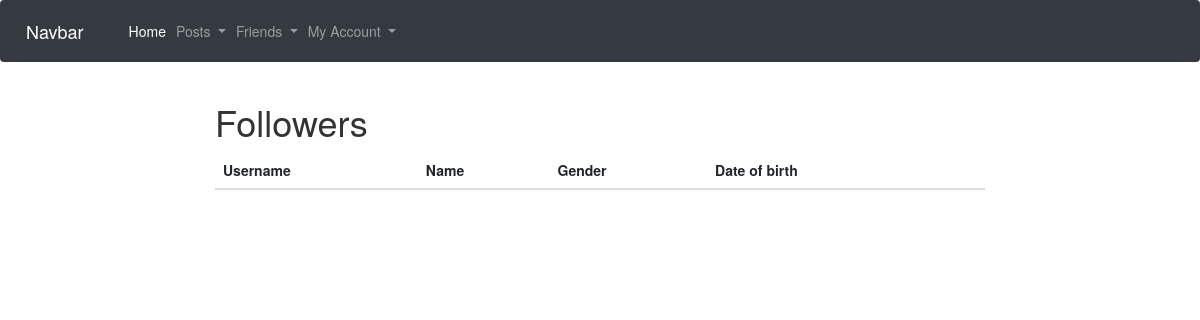
Page /followers (signed in) on the earlier database version.
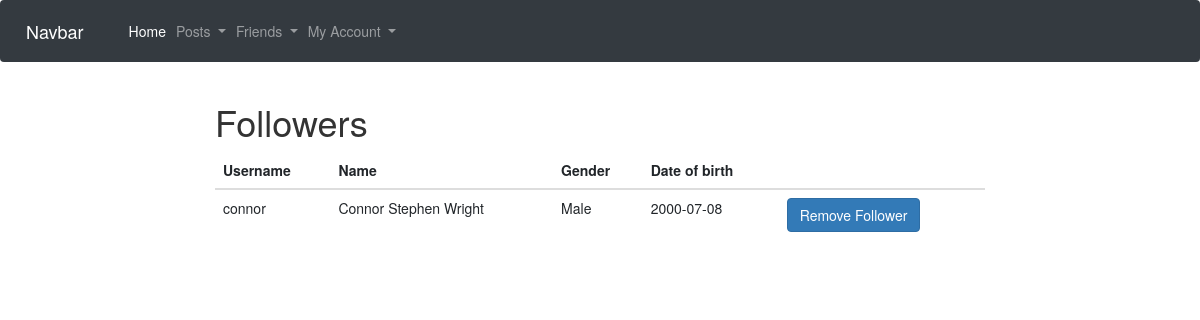
Same page on the later database version.
### app/models.py (models this page shows, shortened)
class User(UserMixin, db.Model):
    id = db.Column(db.Integer, primary_key=True)
    name = db.Column(db.String(120))
    username = db.Column(db.String(64), index=True, unique=True)
    password = db.Column(db.String(128))
    dob = db.Column(db.Date)
    gender = db.Column(db.String(20))
    posts = db.relationship('Post', backref='author', lazy='dynamic')
    friends = db.relationship('User',
                            secondary=friendship,
                            primaryjoin=id==friendship.c.user_id,
                            secondaryjoin=id==friendship.c.friend_id)

### app/views.py (the view)
@app.route('/followers', methods=['GET', 'POST'])
@login_required
def followers():
    user_id = current_user.id
    UserAlias = aliased(User)
    followers = User.query.join(UserAlias.friends).with_entities(UserAlias).filter_by(id=current_user.id)
    return render_template('followers.html', title="Followers", users=followers)

### app/models.py (called while the page is built)
@login.user_loader
def load_user(id):
    return User.query.get(int(id))

### app/templates/followers.html
{% extends "base.html" %}
{% block content %}
<h1>Followers</h1>
<table class="table">
    <thead>
      <tr>
        <th>Username</th>
        <th>Name</th>
        <th>Gender</th>
        <th>Date of birth</th>
        <th></th>
      </tr>
    </thead>
    <tbody>
    {% for user in users %}
    <tr>
      <td>{{user.username}}</td>
      <td>{{user.name}}</td>
      <td>{{user.gender}}</td>
      <td>{{user.dob}}</td>
      <td><a href="/rmfollower/{{user.id}}"><button type="button" class="btn btn-primary">Remove Follower</button></a></td>
    </tr>
    {% endfor %}
  </tbody>
</table>
{% endblock %}

Differences in the rows shown:
now on this page (row edited): User: username "connor", name "Connor Stephen Wright", gender "Male", dob "2000-07-08"
